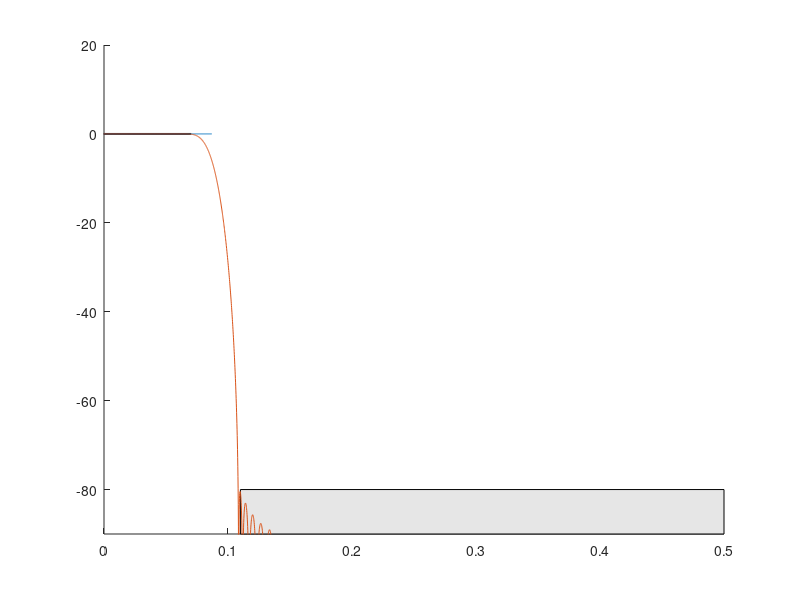
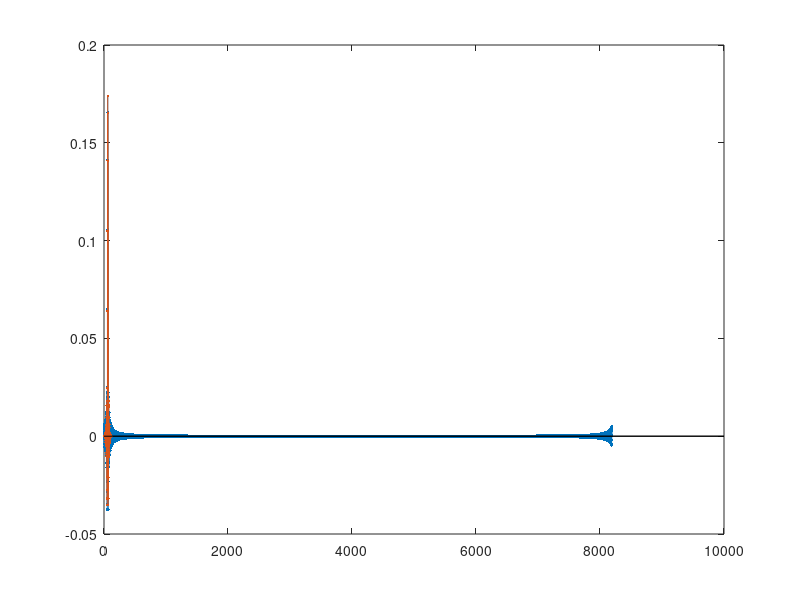

Reproduce these figures in MATLAB, in order.
%{
N = 8*1024;
f = (0:N-1)/N;
f(N/2+1+1:end) = f(N/2+1+1:end)-1; %%keeps track of negative freq too

M = 81;  %%affects filter order
beta = 8.2; %%filter shape

Hr = (abs(f) > .135 & abs(f)<.315)  ...         %real transfer using this line for pass band
    .*(10 .^ ((abs(f) - .15) * 10 / .15  /20)); 

Hd = Hr.*exp(-j*2*pi*f*(M-1)/2); %%desired tranfer

figure(2); clf;

patch ([0 .1 .1 0], [-100 -100 -70 -70], .9*[1 1 1]); %%specs
patch ( [.35 .5 .5 .35], [-100 -100 -70 -70], .9*[1 1 1]);

patch([.15 .3 .3 .15],[-1 9 11 1], .9*[1 1 1]);
hold on;

plot(f, 20*log10(abs(Hr)));  %%plots the gain of real transfer in dB
axis([ 0 .5 -80 20]);

figure(1); clf;
hd = ifft(Hd);  %%transfer function of desired impulse response
stem(0:N-1 , hd, '.');

h = hd(1:M).*kaiser(M, beta)'; %%windowed impulese
hold on;
stem(0:M-1,h,'.'); %%transfer function of 
figure(2);
plot(f, 20*log10(abs(fft(h,N))));
%}
%{
N1 = 8*1024;
f1 = (0:N1-1)/N1;
f1(N1/2+1+1:end) = f1(N1/2+1+1:end)-1; %%keeps track of negative freq too

M1 =111;  %%affects filter order
beta1 = 7.95;
figure(3); clf;
patch ([0 .07 .07 0], [.5 .5 -.5 -.5], .9*[1 1 1]);
patch ([.5 .11 .11 .5], [-100 -100 -80 -80], .9*[1 1 1]); %%specs
hold on;




Hr1 = (abs(f1)< .083)  ...         %real transfer using this line for pass band
    .*(10 .^ 0); 



Hd1 = Hr1.*exp(-j*2*pi*f1*(M1-1)/2); %%desired tranfer

plot(f1, 20*log10(abs(Hr1)));  %%plots the gain of real transfer in dB
axis([ 0 .5 -90 20]);

hd1 = ifft(Hd1);  %%transfer function of desired impulse response
stem(0:N1-1 , hd1, '.');

h1 = hd1(1:M1).*kaiser(M1, beta1)'; %%windowed impulese
hold on;
stem(0:M1-1,h1,'.'); %%transfer function of 
plot(f1, 20*log10(abs(fft(h1,N1))));
%}

%e{
%% Colin's (and Sean's) Attempt

% Specs: less than .1dB ripple in passband, 0 > |f| > 0.07
%       more than 80dB rejection in stopband, .11 < |f| < 0.5

% Passband specs
maxripple = .1;     %maximum stopband ripple [dB]
startgain = 0;      %gain at beginning of stopband [dB]
endgain = 0;        %gain at end of stopband [dB]
passlow = 0;        %passband beginning frequency [normalized]
passhigh = 0.07;    %passband ending frequency [normalized]

% Stopband specs
minreject = -80;    %minimum rejection in stopband [dB}
stopbegin = 0.11;     %frequency stopband begins [normalized]
stopend = 0.5;     %frequency stopband ends [normalized]

% Other junk to specify
N = 8 * 1024;       %number of samples
M = 121;             %number of coefficients in filter
beta = 8;           %adjustable window parameter
hrspec = .017;       %how far Hr should extend beyond spec


% Important junk to calculate from above info
f = (0:N-1)/N;      %specify normalized frequencies
f(N/2+1+1:end) = f(N/2+1+1:end)-1; %keep track of negative frequencies

stem_logical = 1;

%% Plot filter response
% Generate stop and pass bands
figure(1); clf; hold on;
winlow = minreject-10;
winhigh = 20;
axis([0 .5 winlow winhigh]);    %set window size

%plot passband
patch([passlow passhigh passhigh passlow], ...
          [(maxripple+startgain) (maxripple+endgain) ...
          (-maxripple+endgain) (-maxripple+startgain)], ...
          .9*[1 1 1]); 

if (passlow == 0) || (passhigh == .5)  %check type of filter
    patch([stopbegin stopend stopend stopbegin], ...
          [minreject minreject winlow winlow], ...
          .9*[1 1 1]);
      
else
    patch([0 stopend stopend 0], ...
          [minreject minreject winlow winlow], ...
          .9*[1 1 1]);
    patch([stopbegin .5 .5 stopbegin], ...
          [minreject minreject winlow winlow], ...
          .9*[1 1 1]);
end

%% Calculate real and desired transfer functions

m = (endgain-startgain)/(passhigh-passlow);

Hr =  ((abs(f) > (passlow-hrspec)) & (abs(f) < (passhigh+hrspec))) .* ...
        10 .^ (((abs(f) .* m) - (m*passlow) + startgain)/20);

plot(f, 20*log10(abs(Hr)));

Hd = Hr.*exp(-j*2*pi*f*(M-1)/2); %%desired tranfer




hd = ifft(Hd);  %%desired impulse response from desired transfer function
h = hd(1:M).*kaiser(M, beta)'; %%windowed impulse

figure(1);
plot(f, 20*log10(abs(fft(h,N))));

if(stem_logical)
    figure(2); clf;
    stem(0:N-1 , hd, '.');
    hold on;
    stem(0:M-1,h,'.'); %%transfer function of 
end
%}